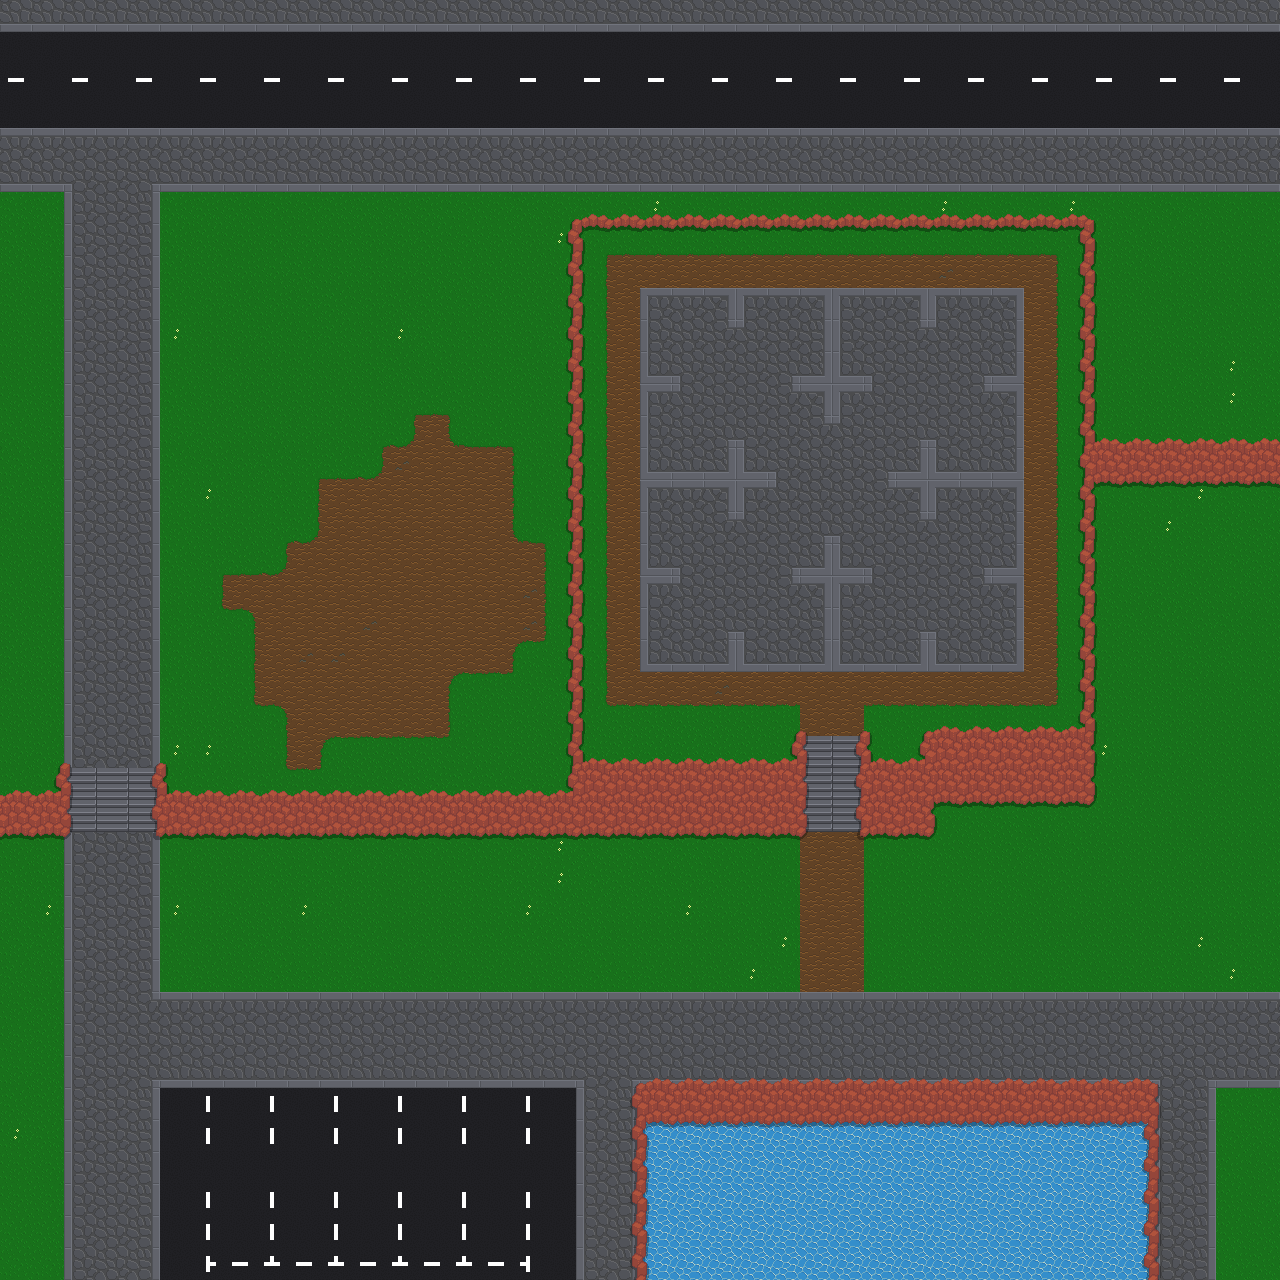

Below is a game level as drawn by its tile map, then a one-line description and the .tmx that defines it (tile-layer data replaced by summaries):
An orthogonal 40x40 tile map with 32x32 px tiles, 3 tile layers (Surface, EdgeShadows, Edges), 2 tilesets and 3 objects (2x npc).

<map version="1.0" orientation="orthogonal" renderorder="right-down" width="40" height="40" tilewidth="32" tileheight="32" nextobjectid="8">
 <tileset firstgid="1" name="tileset" tilewidth="32" tileheight="32" tilecount="78" columns="6">
  <image source="../../images/tileset.png" width="192" height="416" />
  <terraintypes>
   <terrain name="Grass" tile="-1" />
   <terrain name="Dirt" tile="-1" />
   <terrain name="Stone" tile="-1" />
   <terrain name="Cliff" tile="-1" />
  </terraintypes>
  <tile id="0" terrain="1,1,1,0" />
  <tile id="1" terrain="1,1,0,0" />
  <tile id="2" terrain="1,1,0,1" />
  <tile id="3" terrain=",,,2" />
  <tile id="4" terrain=",,2,2" />
  <tile id="5" terrain=",,2," />
  <tile id="6" terrain="1,0,1,0" />
  <tile id="7" terrain="0,0,0,0" />
  <tile id="8" terrain="0,1,0,1" />
  <tile id="9" terrain=",2,,2" />
  <tile id="10" terrain="2,2,2,2" />
  <tile id="11" terrain="2,,2," />
  <tile id="12" terrain="1,0,1,1" />
  <tile id="13" terrain="0,0,1,1" />
  <tile id="14" terrain="0,1,1,1" />
  <tile id="15" terrain=",2,," />
  <tile id="16" terrain="2,2,," />
  <tile id="17" terrain="2,,," />
  <tile id="18" terrain="0,0,0,0" />
  <tile id="19" terrain="1,1,1,1" />
  <tile id="20" terrain="0,0,0,1" />
  <tile id="21" terrain="0,0,1,0" />
  <tile id="22" terrain="2,2,2," />
  <tile id="23" terrain="2,2,,2" />
  <tile id="24" terrain="0,0,0,0" probability="0.1" />
  <tile id="25" terrain="1,1,1,1" probability="0.05" />
  <tile id="26" terrain="0,1,0,0" />
  <tile id="27" terrain="1,0,0,0" />
  <tile id="28" terrain="2,,2,2" />
  <tile id="29" terrain=",2,2,2" />
  <tile id="36" terrain=",,,3" />
  <tile id="37" terrain=",,3,3" />
  <tile id="38" terrain=",,3," />
  <tile id="42" terrain=",3,,3" />
  <tile id="43" terrain="3,3,3,3" />
  <tile id="44" terrain="3,,3," />
  <tile id="48" terrain=",3,," />
  <tile id="49" terrain="3,3,," />
  <tile id="50" terrain="3,,," />
  <tile id="54" terrain="3,3,3," />
  <tile id="55" terrain="3,3,,3" />
  <tile id="60" terrain="3,,3,3" />
  <tile id="61" terrain=",3,3,3" />
 </tileset>
 <tileset firstgid="79" name="characters" tilewidth="32" tileheight="64" tilecount="6" columns="6">
  <image source="../../images/characters.png" width="192" height="64" />
  <tile id="3">
   <objectgroup draworder="index">
    <object id="0" x="5.66667" y="53.6667" width="20" height="9.33333" />
   </objectgroup>
  </tile>
 </tileset>
 <layer name="Surface" width="40" height="40">
  <properties>
   <property name="Tileset" value="tileset" />
  </properties>
  <data>[1600 cells, 1600 non-empty, 38 distinct tile ids]</data>
 </layer>
 <layer name="EdgeShadows" width="40" height="40" opacity="0.3">
  <data>[1600 cells, 309 non-empty, 13 distinct tile ids]</data>
 </layer>
 <layer name="Edges" width="40" height="40">
  <data>[1600 cells, 309 non-empty, 13 distinct tile ids]</data>
 </layer>
 <objectgroup name="Objects">
  <object id="1" name="test_person" type="npc" gid="82" x="800" y="480" width="32" height="64" />
  <object id="4" name="test_person" type="npc" gid="81" x="832" y="480" width="32" height="64" />
 </objectgroup>
</map>
